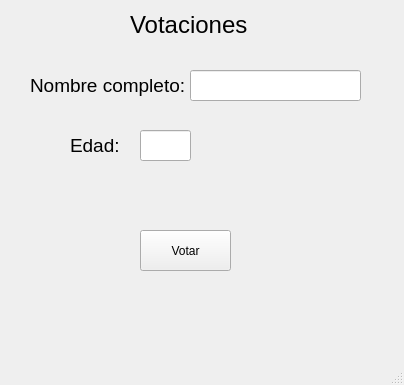
<?xml version="1.0" encoding="UTF-8"?>
<ui version="4.0">
 <class>MainWindow</class>
 <widget class="QMainWindow" name="MainWindow">
  <property name="geometry">
   <rect>
    <x>0</x>
    <y>0</y>
    <width>404</width>
    <height>385</height>
   </rect>
  </property>
  <property name="windowTitle">
   <string>MainWindow</string>
  </property>
  <widget class="QWidget" name="centralwidget">
   <widget class="QPushButton" name="Bvotar">
    <property name="geometry">
     <rect>
      <x>140</x>
      <y>230</y>
      <width>91</width>
      <height>41</height>
     </rect>
    </property>
    <property name="text">
     <string>Votar</string>
    </property>
   </widget>
   <widget class="QLineEdit" name="Lnombre">
    <property name="geometry">
     <rect>
      <x>190</x>
      <y>70</y>
      <width>171</width>
      <height>31</height>
     </rect>
    </property>
   </widget>
   <widget class="QLineEdit" name="Ledad">
    <property name="geometry">
     <rect>
      <x>140</x>
      <y>130</y>
      <width>51</width>
      <height>31</height>
     </rect>
    </property>
   </widget>
   <widget class="QLabel" name="label">
    <property name="geometry">
     <rect>
      <x>30</x>
      <y>70</y>
      <width>161</width>
      <height>31</height>
     </rect>
    </property>
    <property name="text">
     <string>&lt;html&gt;&lt;head/&gt;&lt;body&gt;&lt;p&gt;&lt;span style=&quot; font-size:14pt;&quot;&gt;Nombre completo:&lt;/span&gt;&lt;/p&gt;&lt;/body&gt;&lt;/html&gt;</string>
    </property>
   </widget>
   <widget class="QLabel" name="label_2">
    <property name="geometry">
     <rect>
      <x>70</x>
      <y>130</y>
      <width>61</width>
      <height>31</height>
     </rect>
    </property>
    <property name="text">
     <string>&lt;html&gt;&lt;head/&gt;&lt;body&gt;&lt;p&gt;&lt;span style=&quot; font-size:14pt;&quot;&gt;Edad:&lt;/span&gt;&lt;/p&gt;&lt;/body&gt;&lt;/html&gt;</string>
    </property>
   </widget>
   <widget class="QLabel" name="label_3">
    <property name="geometry">
     <rect>
      <x>130</x>
      <y>10</y>
      <width>141</width>
      <height>31</height>
     </rect>
    </property>
    <property name="text">
     <string>&lt;html&gt;&lt;head/&gt;&lt;body&gt;&lt;p&gt;&lt;span style=&quot; font-size:18pt;&quot;&gt;Votaciones&lt;/span&gt;&lt;/p&gt;&lt;/body&gt;&lt;/html&gt;</string>
    </property>
   </widget>
   <widget class="QLabel" name="Ldatos">
    <property name="geometry">
     <rect>
      <x>30</x>
      <y>290</y>
      <width>301</width>
      <height>31</height>
     </rect>
    </property>
    <property name="text">
     <string>&lt;html&gt;&lt;head/&gt;&lt;body&gt;&lt;p&gt;&lt;br/&gt;&lt;/p&gt;&lt;/body&gt;&lt;/html&gt;</string>
    </property>
   </widget>
  </widget>
  <widget class="QMenuBar" name="menubar">
   <property name="geometry">
    <rect>
     <x>0</x>
     <y>0</y>
     <width>404</width>
     <height>21</height>
    </rect>
   </property>
  </widget>
  <widget class="QStatusBar" name="statusbar"/>
 </widget>
 <resources/>
 <connections/>
</ui>
